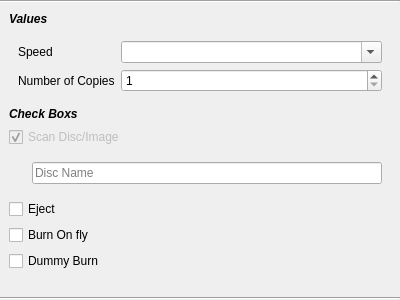
<?xml version="1.0" encoding="UTF-8"?>
<ui version="4.0">
 <class>OptionsUi</class>
 <widget class="QWidget" name="OptionsUi">
  <property name="geometry">
   <rect>
    <x>0</x>
    <y>0</y>
    <width>400</width>
    <height>300</height>
   </rect>
  </property>
  <property name="windowTitle">
   <string>Form</string>
  </property>
  <layout class="QVBoxLayout" name="verticalLayout">
   <property name="spacing">
    <number>0</number>
   </property>
   <property name="margin">
    <number>0</number>
   </property>
   <item>
    <widget class="Line" name="line">
     <property name="orientation">
      <enum>Qt::Horizontal</enum>
     </property>
    </widget>
   </item>
   <item>
    <widget class="QScrollArea" name="scrollArea">
     <property name="frameShape">
      <enum>QFrame::NoFrame</enum>
     </property>
     <property name="frameShadow">
      <enum>QFrame::Plain</enum>
     </property>
     <property name="horizontalScrollBarPolicy">
      <enum>Qt::ScrollBarAlwaysOff</enum>
     </property>
     <property name="widgetResizable">
      <bool>true</bool>
     </property>
     <widget class="QWidget" name="scrollAreaWidgetContents">
      <property name="geometry">
       <rect>
        <x>0</x>
        <y>0</y>
        <width>400</width>
        <height>294</height>
       </rect>
      </property>
      <layout class="QVBoxLayout" name="verticalLayout_2">
       <item>
        <widget class="QLabel" name="label_2">
         <property name="font">
          <font>
           <weight>75</weight>
           <italic>true</italic>
           <bold>true</bold>
          </font>
         </property>
         <property name="text">
          <string>Values</string>
         </property>
        </widget>
       </item>
       <item>
        <widget class="QWidget" name="value_widget" native="true">
         <layout class="QFormLayout" name="formLayout">
          <item row="0" column="0">
           <widget class="QLabel" name="label_3">
            <property name="text">
             <string>Speed</string>
            </property>
           </widget>
          </item>
          <item row="0" column="1">
           <widget class="QComboBox" name="speed_combo">
            <property name="editable">
             <bool>true</bool>
            </property>
           </widget>
          </item>
          <item row="1" column="0">
           <widget class="QLabel" name="label_4">
            <property name="text">
             <string>Number of Copies</string>
            </property>
           </widget>
          </item>
          <item row="1" column="1">
           <widget class="QSpinBox" name="copies_spin">
            <property name="minimum">
             <number>1</number>
            </property>
           </widget>
          </item>
         </layout>
        </widget>
       </item>
       <item>
        <widget class="QLabel" name="label">
         <property name="font">
          <font>
           <weight>75</weight>
           <italic>true</italic>
           <bold>true</bold>
          </font>
         </property>
         <property name="text">
          <string>Check Boxs</string>
         </property>
        </widget>
       </item>
       <item>
        <widget class="QCheckBox" name="scan_check">
         <property name="enabled">
          <bool>false</bool>
         </property>
         <property name="text">
          <string>Scan Disc/Image</string>
         </property>
         <property name="checked">
          <bool>true</bool>
         </property>
        </widget>
       </item>
       <item>
        <widget class="QWidget" name="scan_widget" native="true">
         <layout class="QVBoxLayout" name="verticalLayout_3">
          <property name="leftMargin">
           <number>23</number>
          </property>
          <item>
           <widget class="QLineEdit" name="scan_line">
            <property name="placeholderText">
             <string>Disc Name</string>
            </property>
           </widget>
          </item>
         </layout>
        </widget>
       </item>
       <item>
        <widget class="QCheckBox" name="eject_check">
         <property name="text">
          <string>Eject</string>
         </property>
        </widget>
       </item>
       <item>
        <widget class="QCheckBox" name="on_fly_check">
         <property name="text">
          <string>Burn On fly</string>
         </property>
        </widget>
       </item>
       <item>
        <widget class="QCheckBox" name="dummy_check">
         <property name="text">
          <string>Dummy Burn</string>
         </property>
        </widget>
       </item>
       <item>
        <spacer name="verticalSpacer">
         <property name="orientation">
          <enum>Qt::Vertical</enum>
         </property>
         <property name="sizeHint" stdset="0">
          <size>
           <width>20</width>
           <height>40</height>
          </size>
         </property>
        </spacer>
       </item>
      </layout>
     </widget>
    </widget>
   </item>
   <item>
    <widget class="Line" name="line_2">
     <property name="orientation">
      <enum>Qt::Horizontal</enum>
     </property>
    </widget>
   </item>
  </layout>
 </widget>
 <resources/>
 <connections/>
</ui>
